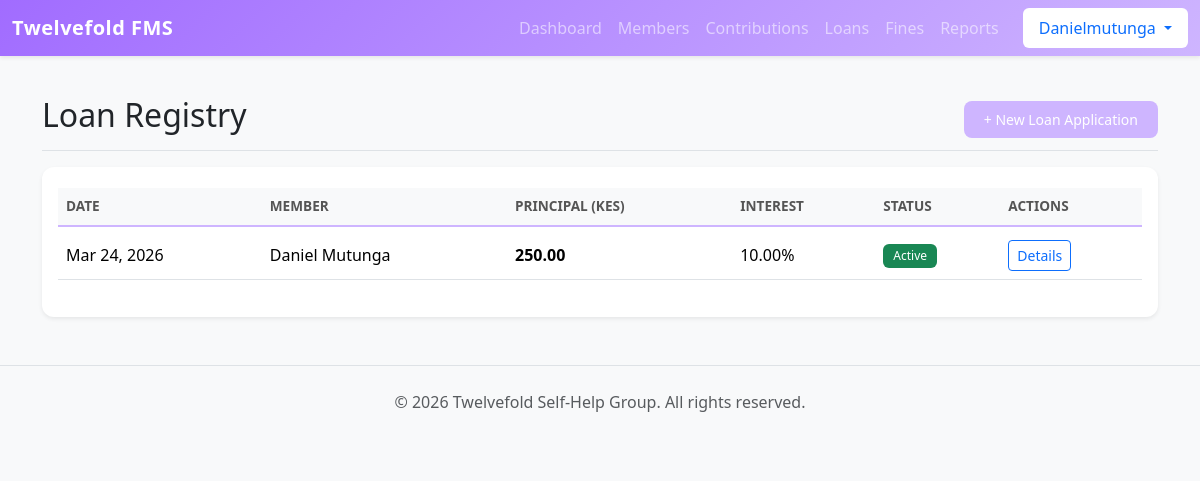
The page /finance/loans/ (signed in) on the database its author committed.
### finance/models.py (models this page shows, shortened)
class Loan(models.Model):
    member = models.ForeignKey(Member, on_delete=models.CASCADE)
    principal_amount = models.DecimalField(max_digits=10, decimal_places=2)
    is_on_behalf = models.BooleanField(default=False, verbose_name="Applying on behalf of someone else?")
    beneficiary = models.ForeignKey(Member, on_delete=models.SET_NULL, null=True, blank=True,
                                    related_name='benefited_loans', help_text="Leave blank if this loan is for you.")
    interest_rate = models.DecimalField(max_digits=5, decimal_places=2, default=10.00)
    duration_months = models.IntegerField(default=1)
    issue_date = models.DateField(default=timezone.now)
    STATUS_CHOICES = [
        ('Pending', 'Pending'),
        ('Approved', 'Approved'),
        ('Active', 'Active'),
        ('Paid', 'Paid'),
        ('Rejected', 'Rejected'),
    ]
    status = models.CharField(max_length=15, choices=STATUS_CHOICES, default='Pending')

### members/models.py (models this page shows)
class Member(models.Model):
    user = models.OneToOneField(User, on_delete=models.SET_NULL, null=True, blank=True, related_name='member_profile')
    first_name = models.CharField(max_length=50)
    last_name = models.CharField(max_length=50)
    phone_number = models.CharField(
        max_length=15,
        unique=True,
        help_text="Format: 07XX XXX XXX"
    )
    date_joined = models.DateField(default=timezone.now)
    monthly_contribution_amount = models.DecimalField(max_digits=10, decimal_places=2, default=0.00, blank=True, null=True)
    is_active = models.BooleanField(default=True)
    def __str__(self):
        return f"{self.first_name} {self.last_name}"
    class Meta:
        ordering = ['first_name']

### finance/views.py (the view)
# urls.py: path('loans/', views.loan_list, name='loan_list'),
@login_required
def loan_list(request):
    if request.user.is_staff:
        loans = Loan.objects.all().order_by('-issue_date')
    else:
        member = getattr(request.user, 'member_profile', None)
        loans = Loan.objects.filter(member=member).order_by('-issue_date') if member else []
    return render(request, 'finance/loan_list.html', {'loans': loans})

### templates/finance/loan_list.html (shortened to what this page needs)
<!DOCTYPE html>
<html lang="en">
<head>
</head>
<body>
{% extends 'base.html' %}
{% block content %}
<div class="d-flex justify-content-between flex-wrap flex-md-nowrap align-items-center pt-3 pb-2 mb-3 border-bottom">
    <h1 class="h2">Loan Registry</h1>
    <div class="btn-toolbar mb-2 mb-md-0">
        <a href="{% url 'add_loan' %}" class="btn btn-sm btn-primary-custom">
            + New Loan Application
        </a>
    </div>
</div>
<div class="card shadow-sm">
    <div class="card-body">
        <div class="table-responsive">
            <table class="table table-hover align-middle">
                <thead class="table-light">
                    <tr>
                        <th>Date</th>
                        <th>Member</th>
                        <th>Principal (KES)</th>
                        <th>Interest</th>
                        <th>Status</th>
                        <th>Actions</th>
                    </tr>
                </thead>
                <tbody>
                    {% for loan in loans %}
                    <tr>
                        <td>{{ loan.issue_date|date:"M d, Y" }}</td>
                        <td>{{ loan.member }}</td>
                        <td class="fw-bold">{{ loan.principal_amount }}</td>
                        <td>{{ loan.interest_rate }}%</td>
                        <td>
                            {% if loan.status == 'Active' %}
                                <span class="badge bg-success">Active</span>
                            {% elif loan.status == 'Pending' %}
                                <span class="badge bg-warning text-dark">Pending</span>
                            {% else %}
                                <span class="badge bg-secondary">{{ loan.status }}</span>
                            {% endif %}
                        </td>
                        <td>
                            <a href="{% url 'loan_detail' loan.id %}" class="btn btn-sm btn-outline-primary">Details</a>
                        </td>
                    </tr>
                    {% empty %}
                    <tr>
                        <td colspan="6" class="text-center text-muted py-4">
                            No loans recorded.
                        </td>
                    </tr>
                    {% endfor %}
                </tbody>
            </table>
        </div>
    </div>
</div>
{% endblock %}

### templates/base.html (shortened to what this page needs)
{% load static %}
<!DOCTYPE html>
<html lang="en">
<head>
    <link rel="stylesheet" href="{% static 'css/bootstrap.min.css' %}">
    <link rel="stylesheet" href="{% static 'css/styles.css' %}">
</head>
<body class="bg-light">
    <nav class="navbar navbar-expand-lg navbar-dark navbar-custom mb-4 shadow-sm">
        <div class="container-fluid">
            <a class="navbar-brand fw-bold" href="{% url 'dashboard' %}">Twelvefold FMS</a>
            <div class="collapse navbar-collapse" id="navbarNav">
                {% if user.is_authenticated %}
                <ul class="navbar-nav ms-auto">
                    {% if user.is_staff or user.member_profile %}
                        <li class="nav-item"><a class="nav-link" href="{% url 'dashboard' %}">Dashboard</a></li>
                        <li class="nav-item"><a class="nav-link" href="{% url 'member_list' %}">Members</a></li>
                        <li class="nav-item"><a class="nav-link" href="{% url 'contribution_list' %}">Contributions</a></li>
                        <li class="nav-item"><a class="nav-link" href="{% url 'loan_list' %}">Loans</a></li>
                        <li class="nav-item"><a class="nav-link" href="{% url 'fine_list' %}">Fines</a></li>
                        <li class="nav-item"><a class="nav-link" href="{% url 'financial_report' %}">Reports</a></li>
                    {% endif %}
                    <li class="nav-item dropdown ms-3">
                        <a class="nav-link dropdown-toggle bg-white text-primary rounded px-3" href="#" role="button" data-bs-toggle="dropdown">
                             {{ user.username|title }}
                        </a>
                    </li>
                </ul>
                {% endif %}
            </div>
        </div>
    </nav>
    <div class="container">
        {% block content %}
        {% endblock %}
    </div>
    <footer class="text-center py-4 mt-5 text-muted border-top">
        <p>&copy; 2026 Twelvefold Self-Help Group. All rights reserved.</p>
    </footer>
</body>
</html>

### static/css/styles.css (style rules this page uses)
:root { --c-lavender-mist: #D3D3FF; --c-pale-purple: #CEB5FF; --c-dark-purple: #a16cff; --c-soft-blue: #8EC1DE; --c-vivid-blue: #38A8FF; --c-dark-blue: #0d6efd; }
body { background-color: #f4f7f6; font-family: 'Segoe UI', Tahoma, Geneva, Verdana, sans-serif; }
.navbar-custom { background: linear-gradient(135deg, var(--c-dark-purple), var(--c-pale-purple)); box-shadow: 0 2px 10px rgba(0,0,0,0.1); }
.navbar-brand { font-weight: 1000; letter-spacing: 0.5px; }
.card { border: none; border-radius: 12px; transition: transform 0.3s ease, box-shadow 0.3s ease; background-color: white; }
.btn-primary-custom { background-color: var(--c-pale-purple); border: none; padding: 8px 20px; border-radius: 8px; transition: all 0.2s; color: white; }
.table { border-collapse: separate; border-spacing: 0 5px; }
.table thead th { border-bottom: 2px solid var(--c-pale-purple); color: #555; font-weight: 600; text-transform: uppercase; font-size: 0.85rem; }
.badge { padding: 6px 10px; border-radius: 6px; font-weight: 500; }

### rows shown on the page
Loan: issue_date "Mar 24, 2026", member "Daniel Mutunga", principal_amount "250.00", interest_rate "10.00", status "Active"

### other values the page prints
{{ user.username|title }} "Danielmutunga"
